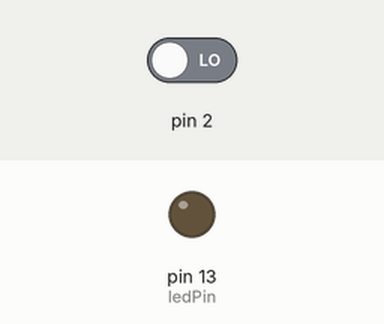
Recording of a sketch running on a simulated Arduino Uno, built with avr-gcc and run on an emulated ATmega328P. Parts: output pins drawn as LEDs (lit = HIGH). Inputs (shaded band) come from the test bench; at power-on: pin 2 LOW.

Above: at 1.2 s.
1.3 s: pin 2 driven HIGH
At 2.0 s:
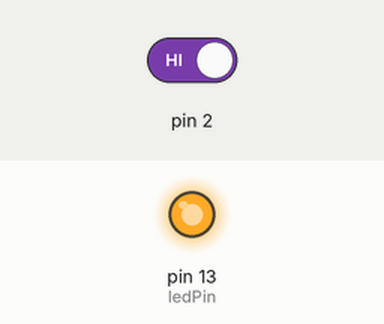
4.3 s: pin 2 driven LOW
At 6.8 s:
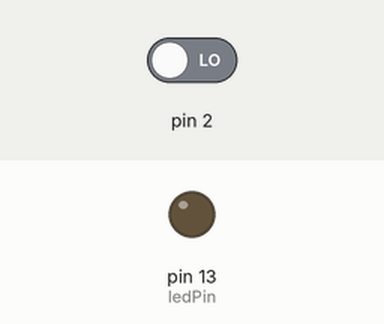
Timing chart, 0 to 8.3 s (numbered marks = the images above; inputs shaded):
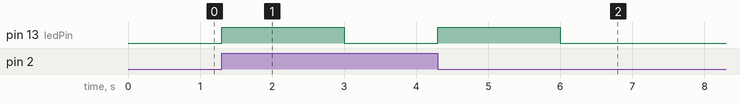

The sketch:

05_Pin_Change_Interrupts.ino
```cpp
// (licence header left out)
// Variables
int ledPin = 13;  // LED is attached to digital pin 13

// The setup() function . It only runs once
void setup() {
  pinMode(ledPin, OUTPUT);
  // Attach an interrupt and tell it which function to call during an interrupt
  attachInterrupt(0, turn_on_led, HIGH);
}

// The loop() function. It runs again and again until the board is reset or loses power.
void loop() {
  // Turn off the LED
  digitalWrite(ledPin, LOW);
  // Wait for an interrupt
  delay(3000);
}

// Interrupt Servie Routine (ISR) which is to be called when an interrupt occurs
void turn_on_led() {
    // Turn on the LED
    digitalWrite(ledPin, HIGH);
}
```

Measured:
- after the input at 1.3 s, pin 13 (ledPin): LOW → HIGH at once, → LOW 1.7 s later
- after the input at 4.3 s, pin 13 (ledPin): LOW → HIGH at once, → LOW 1.7 s later
